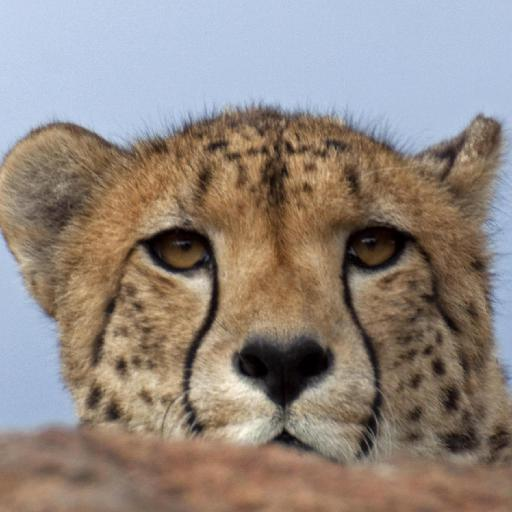
#> input picture src/nyoba/1000.jpg, 512 x 512 px, found by its file name
$ python tes_warna.py
#> lines starting #> are read from the running program, lines starting #| are printed output that depends on the picture; long printed decimals are rounded
### src/CBIR_warna_fix/CBIR_warna.py
import cv2
from cosine_similarity import *
from numpy import array

# gambar1 = cv2.imread('../../src/nyoba/0.jpg')
# gambar2 = cv2.imread('../../src/nyoba/mobilmerah.jpg')

def CBIR_warna(image1,image2):
    # Resize image ke ukuran terkecil (for performance purpose)
    row1, col1 = image1.shape[0], image1.shape[1]
    row2, col2 = image2.shape[0], image2.shape[1]

    if col1*row1 > col2*row2:
        image1 = cv2.resize(image1, (col2, row2))
        row1 = row2
        col1 = col2
    else:
        image2 = cv2.resize(image2, (col1, row1))
        row2 = row1
        col2 = col1

    # Ekstraksi image ke komponen RGB-nya
    RGBimage1 = array(cv2.cvtColor(image1, cv2.COLOR_BGR2RGB))
    RGBimage2 = array(cv2.cvtColor(image2, cv2.COLOR_BGR2RGB))
    # print(RGBimage1)

    # Inisialisasi histogram
    histogram1 = [0,0,0,0,0,0,0,0,0,0,0,0,0,0]
    histogram2 = [0,0,0,0,0,0,0,0,0,0,0,0,0,0]

    # Pencarian histogram per 3x3 blok gambar
    i = 0
    j = 0
    while i < row1:
        while j < col1:
    # for i in range(0,row1,3):
    #     for j in range(0,col1,3):
            histogram1 = rgb_to_histogram(RGBimage1[i][j][2],RGBimage1[i][j][1],RGBimage1[i][j][0],histogram1)
            histogram2 = rgb_to_histogram(RGBimage2[i][j][2],RGBimage2[i][j][1],RGBimage2[i][j][0],histogram2)
            j += 3
        i += 3

    # Komparasi cosine similarity kedua vektor histogram HSV
    return cosine_sim(histogram1,histogram2)

# Konversi RGB space ke HSV space, lalu ke histogram (kuantifikasi)
def rgb_to_histogram(r,g,b,l):
    # normalisasi
    r = r/255
    g = g/255
    b = b/255

    # nilai ekstrim
    cmax = max(r,g,b)
    cmin = min(r,g,b)
    delta = cmax - cmin

    # nilai HSV
    ## H
    if cmax == cmin :
        h = 0
    elif cmax == r :
        h = 60*(((g-b)/delta) % 6)
    elif cmax == g :
        h = 60*(((b-r)/delta) + 2)
    else :
        h = 60*(((r-g)/delta) + 4)
    ## S
    if cmax != 0 :
        s = (delta/cmax)
    else :
        s = 0
    ## V
    v = cmax
    return hsvtohistogram(h,s,v,l)

# Kuantifikasi HSV space, simpan ke list l sebagai histogram HSV
def hsvtohistogram(h,s,v,l):
    if h >= 316:
        l[0] += 1
    elif h <= 25:
        l[1] += 1
    elif h <= 40:
        l[2] += 1
    elif h <= 120:
        l[3] += 1
    elif h <= 190:
        l[4] += 1
    elif h <= 270:
        l[5] += 1
    elif h <= 295:
        l[6] += 1
    elif h <= 315:
        l[7] += 1
    if s < 0.2:
        l[8] += 1
    elif s < 0.7:
        l[9] += 1
    elif s >= 0.7:
        l[10] += 1
    if v < 0.2:
        l[11] += 1
    elif v < 0.7:
        l[12] += 1
    elif v >= 0.7:
        l[13] += 1
    return l

# [20 lines left out: function imagetohistogram, not called in this run]

def CBIR_warna_noresize(image1,image2):
    return cosine_sim(imagetohistogram(image1),imagetohistogram(image2))

# print(f"cosine similarity : {CBIR_warna(gambar1,gambar2)}")
# print(f"cosine similarity 2: {CBIR_warna_noresize(gambar1,gambar2)}")

### src/CBIR_warna_fix/cosine_similarity.py
from math import pow,sqrt

def cosine_sim(vector1,vector2):
    # dot product
    dot_prod = 0
    for i in range(len(vector1)):
        if vector1[i] == 0:
            vector1[i] = 1
        if vector2[i] == 0:
            vector2[i] = 1
        dot_prod += vector1[i]*vector2[i]
    # vector magnitude
    mag_vector1 = 0
    mag_vector2 = 0
    for i in range(len(vector1)):
        mag_vector1 += pow(vector1[i],2)
    for i in range(len(vector2)):
        mag_vector2 += pow(vector2[i],2)
    mag_total = sqrt(mag_vector1)*sqrt(mag_vector2)
    # result

    return dot_prod/mag_total

# usage:
# vector1 = [25,98,30]
# vector2 = [20,90,10]
# print(cosine_sim(vector1,vector2))

### src/CBIR_warna_fix/tes_warna.py
import cv2
import time
import os
# from CBIR_tekstur import *
from CBIR_warna import *
from multiprocessing import Pool

# membandingkan dua gambar
def compareImages(image1, image2):
    return CBIR_warna(image1, image2)

# memuat gambar dari path file
def loadImage(image_path):
    return cv2.imread(image_path)

# mendapatkan semua gambar dalam folder
def imageInFolder(folder_path):
    image_files = [os.path.join(folder_path, filename) for filename in os.listdir(folder_path) if filename.endswith('.jpg')]
    return image_files

# TES
if __name__ == '__main__':
    start_time = time.time()

    # load gambar referensi
    reference_image = cv2.imread('../../img/contoh/1000.jpg')
#> reference_image is the input picture: shape (512, 512, 3); mean B, G, R 127.6, 135.2, 146.6

    # list gambar target yang akan dibandingkan
    target_folder = '../../img/contoh/'
    target_images = imageInFolder(target_folder)

    # inisialisasi pool multiprocessing dengan jumlah prosesor yang tersedia
    num_processors = 8 # prosesor denise
    pool = Pool(processes=num_processors)

    # bandingkan gambar referensi dengan gambar target secara paralel
    similarities = pool.starmap(compareImages, [(reference_image, loadImage(image_path)) for image_path in target_images])
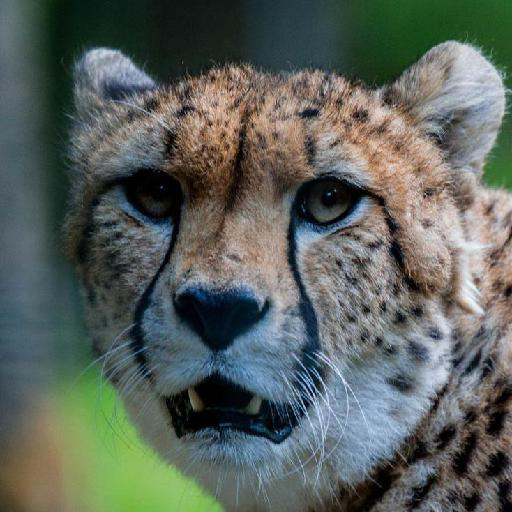
#> input picture img/contoh/1045.jpg, 512 x 512 px
#> in loadImage, returned value is the input picture: shape (512, 512, 3); mean B, G, R 92.8, 98.9, 91.2
#> call 2 of loadImage, with image_path = '../../img/contoh/1114.jpg'
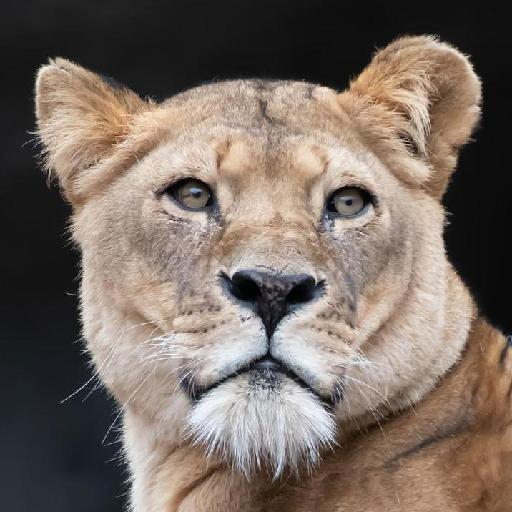
#> input picture img/contoh/1114.jpg, 512 x 512 px
#> in loadImage, returned value is the input picture: shape (512, 512, 3); mean B, G, R 98.6, 107.2, 120.2
#> call 3 of loadImage, with image_path = '../../img/contoh/1264.jpg'
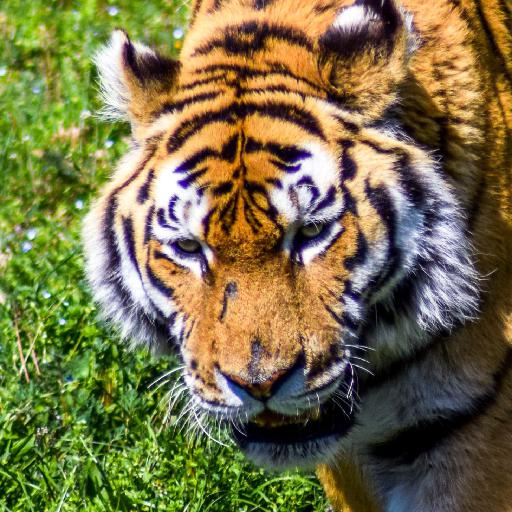
#> input picture img/contoh/1264.jpg, 512 x 512 px
#> in loadImage, returned value is the input picture: shape (512, 512, 3); mean B, G, R 72.5, 112.5, 119.6
#> in CBIR_warna, `row1, col1 = image1.shape[0], image1.shape[1]`: row1 = 512
#> the loop in CBIR_warna, `while i < row1:` made 171 passes
#> the loop in cosine_sim, `for i in range(len(vector1)):` made 14 passes
#> the loop in cosine_sim, `for i in range(len(vector2)):` made 14 passes
#> the loop in cosine_sim (call 2), `for i in range(len(vector1)):` made 14 passes
#> the loop in cosine_sim (call 2), `for i in range(len(vector2)):` made 14 passes

    # close pool multiprocessing
    pool.close()
    pool.join()

    # Hasil kesamaan citra
    for i, similarity in enumerate(similarities):
        print(f"Kesamaan dengan gambar-{i+1}: {similarity * 100:.5f}%")
#> this loop made 3 passes
#> similarity on passes 1 to 3: 0.0203, 0.671, 0.237
#| Kesamaan dengan gambar-1: 2.025%
#| Kesamaan dengan gambar-2: 67.060%
#| Kesamaan dengan gambar-3: 23.658%

    end_time = time.time()

    execution_time = end_time - start_time
    print(f"Program selesai dalam {execution_time:.2f} detik")
